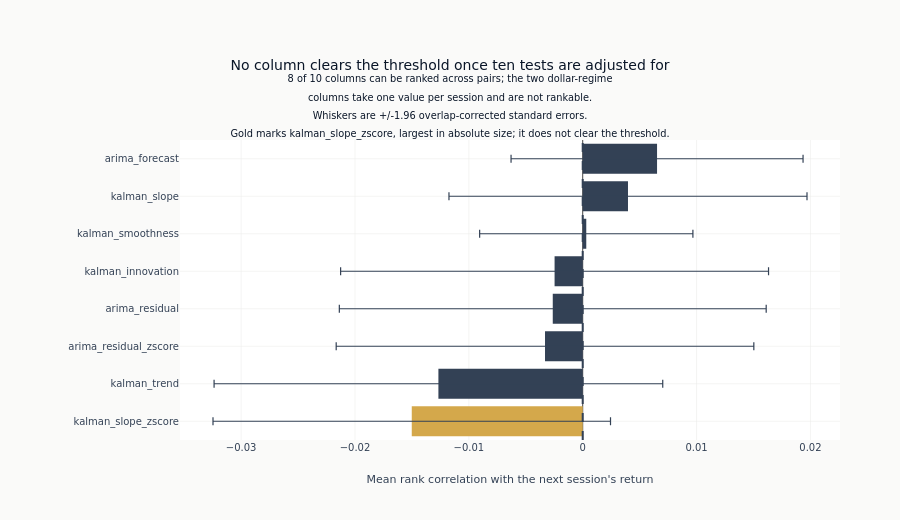

Notebook code cell kept with this figure:
### Markdown cell above
The bars carry no printed values: the table above already gives every estimate to three
decimals, and repeating them on the chart competes with the whiskers for the same space.
What the chart adds is the comparison - which columns lean the same way, and how much of
each estimate is spanned by its own uncertainty.

### Code cell
if len(eval_summary):
    fig = go.Figure(
        go.Bar(
            x=plot_summary["ic_mean"],
            y=plot_summary["feature"],
            orientation="h",
            marker_color=bar_colors,
            # Without the interval a bar three times the width of another reads as
            # three times the evidence.
            error_x={
                "type": "data",
                "array": (1.96 * plot_summary["hac_se"]).to_list(),
                "color": COLORS["neutral"],
                "thickness": 1.2,
                "width": 4,
            },
            showlegend=False,
        )
    )
    fig.add_vline(x=0, line_dash="dash", line_color=COLORS["neutral"])
    fig.update_layout(
        title=ic_title,
        xaxis_title="Mean rank correlation with the next session's return",
        yaxis_title="",
        margin={"l": 180, "r": 60, "t": 140},
        height=520,
    )
    show_plotly_with_alt(
        fig,
        "Horizontal bars of the mean rank correlation between each model-derived column "
        "and the next session's return, ordered from the most negative at the bottom to "
        "the most positive at the top, each carrying a whisker of plus and minus 1.96 "
        f"overlap-corrected standard errors. {len(feature_names)} columns are shown. "
        "Every estimate is small against its own whisker, and the whiskers cross the "
        "zero rule the chart draws, so the bars are ordered by size without any of them "
        "standing clear of its own uncertainty.",
    )
else:
    print(f"Chart omitted: no session reaches {MIN_PAIRS_PER_DATE} pairs.")

### Figure 1 — Plotly figure (JSON) as saved in the notebook; plotly's stock layout.template omitted (floating-point values rounded to 4 significant figures)
{"data": [{"error_x": {"array": [0.01746, 0.0197, 0.01834, 0.01875, 0.01879, 0.009365, 0.01572, 0.01282], "color": "#334155", "thickness": 1.2, "type": "data", "width": 4}, "marker": {"color": ["#D4A84B", "#334155", "#334155", "#334155", "#334155", "#334155", "#334155", "#334155"]}, "orientation": "h", "showlegend": false, "type": "bar", "x": [-0.01501, -0.01267, -0.003311, -0.002631, -0.002471, 0.0003123, 0.003976, 0.006529], "y": ["kalman_slope_zscore", "kalman_trend", "arima_residual_zscore", "arima_residual", "kalman_innovation", "kalman_smoothness", "kalman_slope", "arima_forecast"]}], "layout": {"height": 520, "margin": {"l": 180, "r": 60, "t": 140}, "shapes": [{"line": {"color": "#334155", "dash": "dash"}, "type": "line", "x0": 0, "x1": 0, "xref": "x", "y0": 0, "y1": 1, "yref": "y domain"}], "title": {"text": "No column clears the threshold once ten tests are adjusted for<br><sup>8 of 10 columns can be ranked across pairs; the two dollar-regime<br>columns take one value per session and are not rankable.<br>Whiskers are +/-1.96 overlap-corrected standard errors.<br>Gold marks kalman_slope_zscore, largest in absolute size; it does not clear the threshold.</sup>"}, "xaxis": {"title": {"text": "Mean rank correlation with the next session's return"}}, "yaxis": {"title": {"text": ""}}}}
